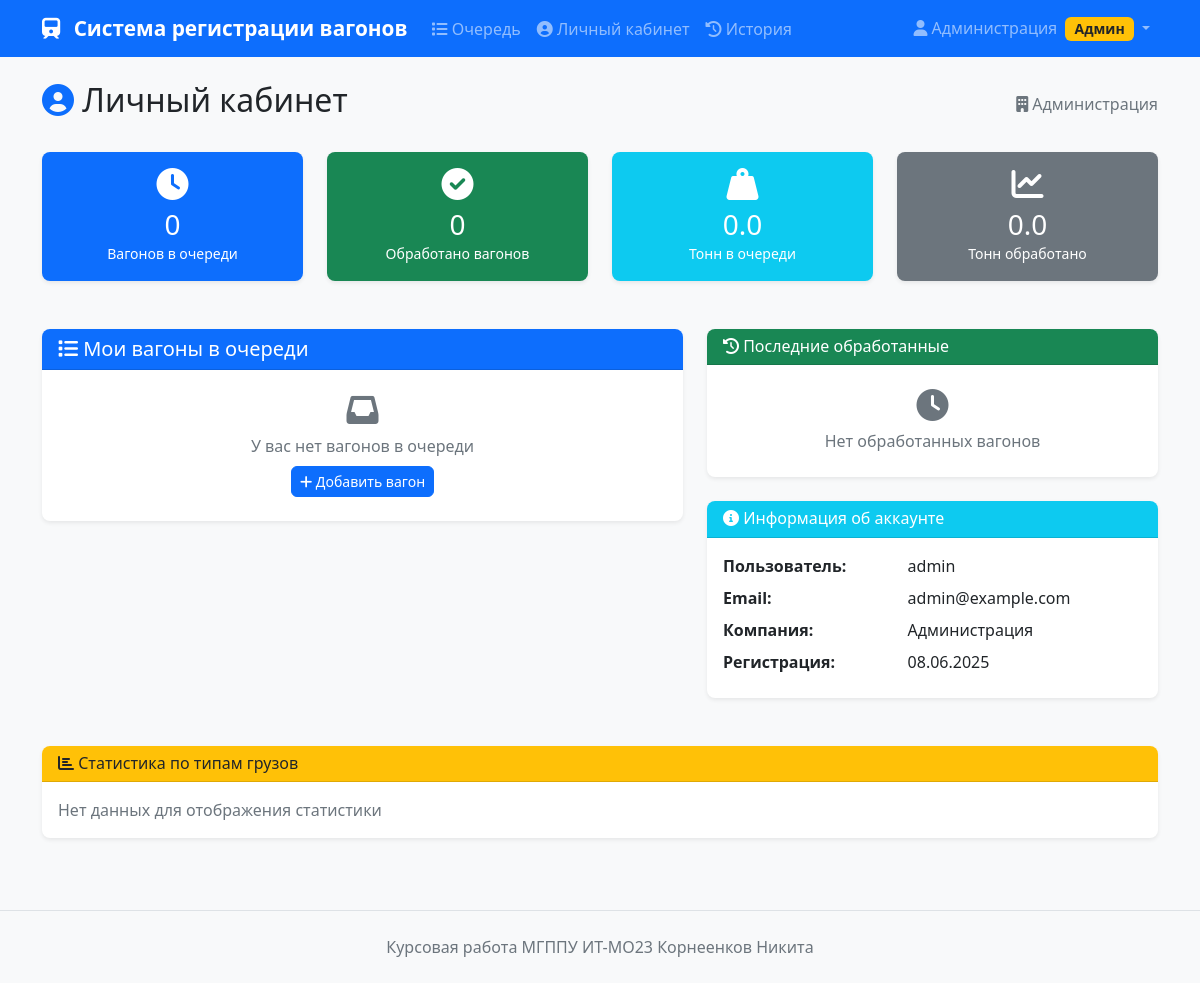
The page /dashboard (signed in) on the database its author committed.
### app.py (models this page shows, shortened)
class User(UserMixin, db.Model):
    id = db.Column(db.Integer, primary_key=True)
    username = db.Column(db.String(80), unique=True, nullable=False)
    email = db.Column(db.String(120), unique=True, nullable=False)
    password_hash = db.Column(db.String(128))
    company_name = db.Column(db.String(200))
    created_at = db.Column(db.DateTime, default=datetime.utcnow)
    wagons = db.relationship('Wagon', backref='owner', lazy=True)

### app.py (the view)
@app.route('/dashboard')
@login_required
def dashboard():
    user_wagons_in_queue = Wagon.query.filter_by(user_id=current_user.id, status='в_очереди').order_by(Wagon.position).all()
    user_wagons_processed = Wagon.query.filter_by(user_id=current_user.id, status='обработан').order_by(Wagon.timestamp.desc()).all()
    total_weight_queue = sum(w.weight for w in user_wagons_in_queue)
    total_weight_processed = sum(w.weight for w in user_wagons_processed)
    return render_template('dashboard.html',
                         wagons_in_queue=user_wagons_in_queue,
                         wagons_processed=user_wagons_processed,
                         total_weight_queue=total_weight_queue,
                         total_weight_processed=total_weight_processed)

### app.py (called while the page is built)
@login_manager.user_loader
def load_user(user_id):
    return User.query.get(int(user_id))

### templates/dashboard.html (shortened to what this page needs)
{% extends "base.html" %}
{% block content %}
<div class="row">
    <div class="col-12">
        <div class="d-flex justify-content-between align-items-center mb-4">
            <h2>
                <i class="fas fa-user-circle text-primary"></i>
                Личный кабинет
            </h2>
            <div class="text-muted">
                <i class="fas fa-building"></i>
                {{ current_user.company_name or current_user.username }}
            </div>
        </div>
    </div>
</div>
<div class="row mb-4">
    <div class="col-md-3">
        <div class="card bg-primary text-white">
            <div class="card-body text-center">
                <i class="fas fa-clock fa-2x mb-2"></i>
                <h3 class="mb-0">{{ wagons_in_queue|length }}</h3>
                <small>Вагонов в очереди</small>
            </div>
        </div>
    </div>
    <div class="col-md-3">
        <div class="card bg-success text-white">
            <div class="card-body text-center">
                <i class="fas fa-check-circle fa-2x mb-2"></i>
                <h3 class="mb-0">{{ wagons_processed|length }}</h3>
                <small>Обработано вагонов</small>
            </div>
        </div>
    </div>
    <div class="col-md-3">
        <div class="card bg-info text-white">
            <div class="card-body text-center">
                <i class="fas fa-weight-hanging fa-2x mb-2"></i>
                <h3 class="mb-0">{{ "%.1f"|format(total_weight_queue) }}</h3>
                <small>Тонн в очереди</small>
            </div>
        </div>
    </div>
    <div class="col-md-3">
        <div class="card bg-secondary text-white">
            <div class="card-body text-center">
                <i class="fas fa-chart-line fa-2x mb-2"></i>
                <h3 class="mb-0">{{ "%.1f"|format(total_weight_processed) }}</h3>
                <small>Тонн обработано</small>
            </div>
        </div>
    </div>
</div>
<div class="row">
    <div class="col-lg-7">
        <div class="card">
            <div class="card-header bg-primary text-white">
                <h5 class="mb-0">
                    <i class="fas fa-list"></i> Мои вагоны в очереди
                </h5>
            </div>
            <div class="card-body p-0">
                {% if wagons_in_queue %}
                    <div class="table-responsive">
                        <table class="table table-hover mb-0">
                            <thead class="table-light">
                                <tr>
                                    <th>Позиция</th>
                                    <th>Номер</th>
                                    <th>Груз</th>
                                    <th>Маршрут</th>
                                    <th>Вес (т)</th>
                                </tr>
                            </thead>
                            <tbody>
                                {% for wagon in wagons_in_queue %}
                                <tr class="{{ 'table-warning' if wagon.position == 1 else '' }}">
                                    <td>
                                        <span class="badge bg-{{ 'warning' if wagon.position <= 3 else 'secondary' }}">
                                            {{ wagon.position }}
                                        </span>
                                    </td>
                                    <td><strong>{{ wagon.wagon_number }}</strong></td>
                                    <td>{{ wagon.cargo_type }}</td>
                                    <td>
                                        <small class="text-muted">{{ wagon.departure_point }}</small>
                                        <i class="fas fa-arrow-right mx-1"></i>
                                        <small>{{ wagon.destination }}</small>
                                    </td>
                                    <td>{{ wagon.weight }}</td>
                                </tr>
                                {% endfor %}
                            </tbody>
                        </table>
                    </div>
                {% else %}
                    <div class="text-center py-4">
                        <i class="fas fa-inbox fa-2x text-muted mb-2"></i>
                        <p class="text-muted mb-0">У вас нет вагонов в очереди</p>
                        <a href="{{ url_for('index') }}" class="btn btn-primary btn-sm mt-2">
                            <i class="fas fa-plus"></i> Добавить вагон
                        </a>
                    </div>
                {% endif %}
            </div>
        </div>
    </div>
    <div class="col-lg-5">
        <div class="card">
            <div class="card-header bg-success text-white">
                <h6 class="mb-0">
                    <i class="fas fa-history"></i> Последние обработанные
                </h6>
            </div>
            <div class="card-body p-0">
                {% if wagons_processed %}
                    <div class="list-group list-group-flush">
                        {% for wagon in wagons_processed[:5] %}
                        <div class="list-group-item">
                            <div class="d-flex justify-content-between align-items-start">
                                <div class="flex-grow-1">
                                    <h6 class="mb-1">{{ wagon.wagon_number }}</h6>
                                    <p class="mb-1 small">{{ wagon.cargo_type }}</p>
                                    <small class="text-muted">
                                        {{ wagon.departure_point }} → {{ wagon.destination }}
                                    </small>
                                </div>
                                <div class="text-end">
                                    <span class="badge bg-success">{{ wagon.weight }}т</span>
                                    <br>
                                    <small class="text-muted">
                                        {{ wagon.timestamp.strftime('%d.%m') }}
                                    </small>
                                </div>
                            </div>
                        </div>
                        {% endfor %}
                    </div>
                    {% if wagons_processed|length > 5 %}
                    <div class="card-footer text-center">
                        <a href="{{ url_for('history') }}" class="btn btn-outline-success btn-sm">
                            <i class="fas fa-eye"></i> Показать все
                        </a>
                    </div>
                    {% endif %}
                {% else %}
                    <div class="text-center py-4">
                        <i class="fas fa-clock fa-2x text-muted mb-2"></i>
                        <p class="text-muted mb-0">Нет обработанных вагонов</p>
                    </div>
                {% endif %}
            </div>
        </div>
        <div class="card mt-3">
            <div class="card-header bg-info text-white">
                <h6 class="mb-0">
                    <i class="fas fa-info-circle"></i> Информация об аккаунте
                </h6>
            </div>
            <div class="card-body">
                <dl class="row mb-0">
                    <dt class="col-sm-5">Пользователь:</dt>
                    <dd class="col-sm-7">{{ current_user.username }}</dd>
                    <dt class="col-sm-5">Email:</dt>
                    <dd class="col-sm-7">{{ current_user.email }}</dd>
                    {% if current_user.company_name %}
                    <dt class="col-sm-5">Компания:</dt>
                    <dd class="col-sm-7">{{ current_user.company_name }}</dd>
                    {% endif %}
                    <dt class="col-sm-5">Регистрация:</dt>
                    <dd class="col-sm-7">{{ current_user.created_at.strftime('%d.%m.%Y') }}</dd>
                </dl>
            </div>
        </div>
    </div>
</div>
<div class="row mt-4">
    <div class="col-12">
        <div class="card">
            <div class="card-header bg-warning text-dark">
                <h6 class="mb-0">
                    <i class="fas fa-chart-bar"></i> Статистика по типам грузов
                </h6>
            </div>
            <div class="card-body">
                {% if wagons_in_queue %}
                    <div class="row">
                        {% set cargo_stats = {} %}
                        {% for wagon in wagons_in_queue %}
                        {% endfor %}
                        {% for cargo_type, count in cargo_stats.items() %}
                        <div class="col-md-3 mb-2">
                            <div class="d-flex justify-content-between align-items-center p-2 bg-light rounded">
                                <span class="small">{{ cargo_type }}</span>
                                <span class="badge bg-primary">{{ count }}</span>
                            </div>
                        </div>
                        {% endfor %}
                    </div>
                {% else %}
                    <p class="text-muted mb-0">Нет данных для отображения статистики</p>
                {% endif %}
            </div>
        </div>
    </div>
</div>
{% endblock %}

### templates/base.html (shortened to what this page needs)
<!DOCTYPE html>
<html lang="ru">
<head>
    <link href="https://cdn.jsdelivr.net/npm/bootstrap@5.1.3/dist/css/bootstrap.min.css" rel="stylesheet">
    <link href="https://cdnjs.cloudflare.com/ajax/libs/font-awesome/6.0.0/css/all.min.css" rel="stylesheet">
    <link href="{{ url_for('static', filename='css/style.css') }}" rel="stylesheet">
</head>
<body>
    <nav class="navbar navbar-expand-lg navbar-dark bg-primary">
        <div class="container">
            <a class="navbar-brand" href="{{ url_for('index') }}">
                <i class="fas fa-train"></i> Система регистрации вагонов
            </a>
            {% if current_user.is_authenticated %}
            <div class="collapse navbar-collapse" id="navbarNav">
                <div class="navbar-nav me-auto">
                    <a class="nav-link" href="{{ url_for('index') }}">
                        <i class="fas fa-list"></i> Очередь
                    </a>
                    <a class="nav-link" href="{{ url_for('dashboard') }}">
                        <i class="fas fa-user-circle"></i> Личный кабинет
                    </a>
                    <a class="nav-link" href="{{ url_for('history') }}">
                        <i class="fas fa-history"></i> История
                    </a>
                </div>
                <div class="navbar-nav">
                    <div class="nav-item dropdown">
                        <a class="nav-link dropdown-toggle" href="#" role="button" data-bs-toggle="dropdown">
                            <i class="fas fa-user"></i>
                            {{ current_user.company_name or current_user.username }}
                            {% if current_user.username == 'admin' %}
                                <span class="badge bg-warning text-dark ms-1">Админ</span>
                            {% endif %}
                        </a>
                    </div>
                </div>
            </div>
            {% endif %}
        </div>
    </nav>
    <div class="container mt-4">
        {% block content %}{% endblock %}
    </div>
    <footer class="bg-light mt-5 py-4">
        <div class="container text-center">
            <p class="text-muted mb-0">
                Курсовая работа МГППУ ИТ-МО23 Корнеенков Никита
            </p>
        </div>
    </footer>
</body>
</html>

### static/css/style.css (style rules this page uses)
body { background-color: #f8f9fa; font-family: 'Segoe UI', Tahoma, Geneva, Verdana, sans-serif; }
.navbar-brand { font-weight: bold; font-size: 1.3rem; }
.navbar-brand i { margin-right: 8px; }
.card { border: none; box-shadow: 0 0.125rem 0.25rem rgba(0, 0, 0, 0.075); border-radius: 0.5rem; margin-bottom: 1.5rem; }
.card-header { border-radius: 0.5rem 0.5rem 0 0 !important; font-weight: 600; }
.btn { border-radius: 0.375rem; font-weight: 500; transition: all 0.15s ease-in-out; }
.badge { font-size: 0.875em; border-radius: 0.375rem; }
.card { animation: fadeIn 0.3s ease-out; }
footer { margin-top: auto; border-top: 1px solid #dee2e6; }

### rows shown on the page
User: company_name "Администрация", username "admin", email "admin@example.com", created_at "08.06.2025"

### other values the page prints
{{ wagons_in_queue|length }} "0"
{{ wagons_processed|length }} "0"
{{ "%.1f"|format(total_weight_queue) }} "0.0"
{{ "%.1f"|format(total_weight_processed) }} "0.0"
